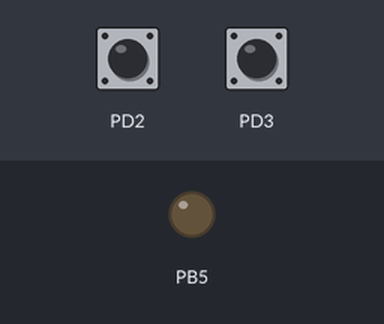
A program run on a simulated ATmega328P, built with avr-gcc and emulated at 16 MHz. On the bench: output pins drawn as LEDs (lit = HIGH). The inputs (shaded band) are chosen by the test bench; at power-on: PD2 HIGH, PD3 HIGH.

Above: at 1.2 s.
1.3 s: PD2 pulled LOW for 0.15 s
At 1.7 s:
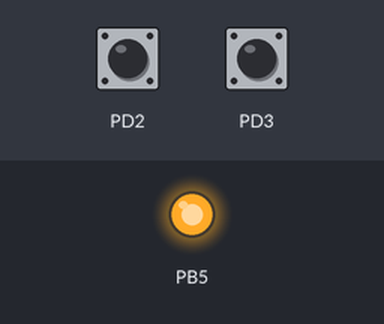
2.9 s: PD3 pulled LOW for 0.15 s
At 4.1 s:
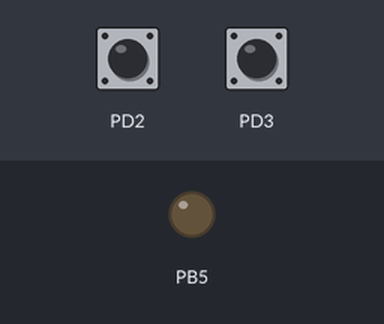
4.5 s: PD2 pulled LOW for 1 s
At 5.3 s:
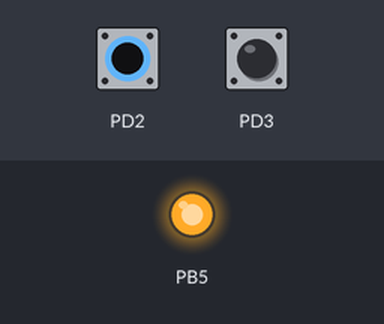
Timing chart, 0 to 7.5 s (numbered marks = the images above; inputs shaded):
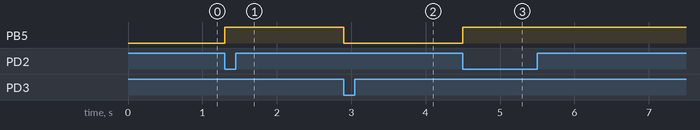

Measured:
- after the input at 1.3 s, PB5: LOW → HIGH at once
- after the input at 2.9 s, PB5: HIGH → LOW at once
- after the input at 4.5 s, PB5: LOW → HIGH at once

The program:

main.c
```c
/*
 * InputPolling.c
 *
 * Created: 03/12/2022 12:00:42
 * Author : julian.lemmerich
 */

#define F_CPU 16000000UL // aktuelle Prozessorfrequenz setzen
#include <avr/io.h>
#include <util/delay.h>


int main(void)
{
	// PB5 als Ausgang
	DDRB = (1 << DDB5);
	// PD2 und PD3 als Eingang (Ales auf Port D)
	DDRD = 0;

	// Pull auf D2 und D3
	PORTD = (1 << PORTD2) | (1 << PORTD3);

    /* Replace with your application code */
    while (1)
    {
		// messen ob D2 gesetzt ist
		if((PIND & (1 << PIND2)) == 0) {
			PORTB = (1 << PORTB5);
		}

		// messen ob D3 gesetzt ist
		if((PIND & (1 << PIND3)) == 0) {
			PORTB = 0;
		}
    }
}
```
